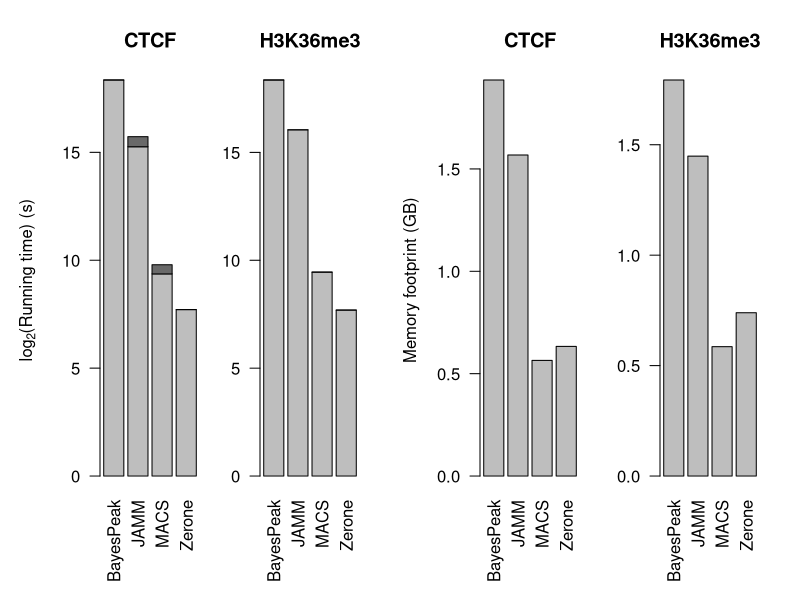

Generate this figure with R:
running.times <- matrix(  # BayesPeak
                        c(0,
                          mean(c(336218.775, 332847.403)),
                          0,
                          mean(c(338192.231, 336234.144)),
                          0,
                          mean(c(60 * 5413 + 26.109, 60 * 5416 + 24.009)),
                          0,
                          mean(c(335221.933, 335329.401)),
                          # JAMM
                          # 24 * 60 * 60 + (60 * (8792 + 15)),
                          60 * 250,
                          60 *  653 + 35.299,
                          24 * 60 * 60 + (60 * (8792 + 15)),
                          60 *  549 + 42.371,
                          60 * (8792 + 15),
                          60 * 1064 + 50.512,
                          0,
                          60 * 1127 +  7.212, # rerun with -r region?
                          # MACS
                          60 * 3 + 45.374,
                          mean(c(60 * 11 + 35.446, 60 * 10 + 25.626)),
                          60 * 4 + 47.285,
                          mean(c(60 * 17 + 32.532, 60 * 17 + 25.122)),
                          60 * 2 + 20.222,
                          mean(c(60 * 13 + 42.804, 60 * 13 +  8.881)),
                          0,
                          mean(c(60 * 11 + 31.013, 60 * 11 + 48.244)), # rerun with --broad?
                          # Zerone
                          0,
                          60 * 3 + 29.667,
                          0,
                          60 * 3 +  0.624,
                          0,
                          60 * 3 + 29.317,
                          0,
                          60 * 3 + 26.677),
                          nrow=8, ncol=4)

colnames(running.times) <- c('BayesPeak', 'JAMM', 'MACS', 'Zerone')
rownames(running.times) <- rep(c('CTCF', 'Pol2', 'H3K4me3', 'H3K36me3'), each=2)

running.times[c(1, 3, 5), c(2, 3)] <- running.times[c(1, 3, 5), c(2, 3)] + running.times[c(2, 4, 6), c(2, 3)]
log.running.times <- log2(running.times)
log.running.times[!is.finite(log.running.times)] <- 0
log.running.times[c(1, 3, 5), c(2, 3)] <- log.running.times[c(1, 3, 5), c(2, 3)] - log.running.times[c(2, 4, 6), c(2, 3)]

used.memory <- matrix(  # BayesPeak
                      c(mean(c(2038888, 2017828)),
                        mean(c(3119264, 2967020)),
                        mean(c(1885588, 1713604)),
                        mean(c(1981264, 1779136)),
                        # JAMM
                        1644248,
                        8931512,
                        10781632, # may need to be repeated.
                        1518724, # rerun with -r region?
                        # MACS
                        mean(c(613064, 571604)),
                        mean(c(816888, 787448)),
                        mean(c(632112, 570808)),
                        mean(c(582816, 645516)), # rerun with --broad?
                        # Zerone
                        663932,
                        654444,
                        775260,
                        775320),
                      nrow=4, ncol=4) / 1024^2

colnames(used.memory) <- c('BayesPeak', 'JAMM', 'MACS', 'Zerone')
rownames(used.memory) <- c('CTCF', 'Pol2', 'H3K4me3', 'H3K36me3')

setwd('/benchmark/')
pdf('performance.pdf', height=3)
layout(matrix(1:4, ncol=4, byrow=TRUE))

# Running times
par(mar=c(6, 5, 4, 0), cex=1)
barplot(log.running.times[2:1, ], col=c('grey', 'dimgrey'), main='CTCF', las=2, ylab=expression('log'[2]*'(Running time) (s)'))
# par(mar=c(5, 3, 4, 1))
# barplot(log.running.times[4:3, ], col=c('grey', 'dimgrey'), main='Pol2', las=2)
# par(mar=c(5, 3, 4, 1))
# barplot(log.running.times[6:5, ], col=c('grey', 'dimgrey'), main='H3K4me3', las=2)
par(mar=c(6, 3, 4, 2))
barplot(log.running.times[8:7, ], col=c('grey', 'dimgrey'), main='H3K36me3', las=2)

# Memory footprint
par(mar=c(6, 4, 4, 1), cex=1)
barplot(used.memory[1, ], main='CTCF', las=2, ylab='Memory footprint (GB)')
# par(mar=c(6, 3, 3, 1))
# barplot(used.memory[2, ], main=NA, las=2)
# par(mar=c(6, 3, 3, 1))
# barplot(used.memory[3, ], main=NA, las=2)
par(mar=c(6, 3, 4, 2))
barplot(used.memory[4, ], main='H3K36me3', las=2)

par(mar=c(5, 4, 4, 2))
layout(1)
dev.off()